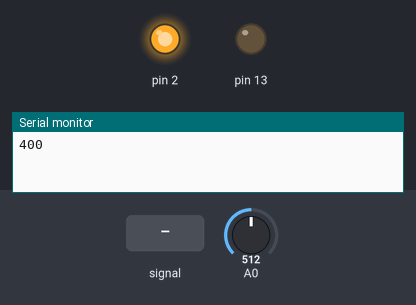
This sketch was run on a simulated Arduino Uno, built with avr-gcc and run on an emulated ATmega328P. Parts: output pins drawn as LEDs (lit = HIGH), the last lines printed to the serial monitor. The inputs (shaded band) are chosen by the test bench; at power-on: A0 = 512.

Above: at 1.2 s.
1.3 s: A0 fed a 200 Hz sine of ±460 counts around its level
At 2.1 s:
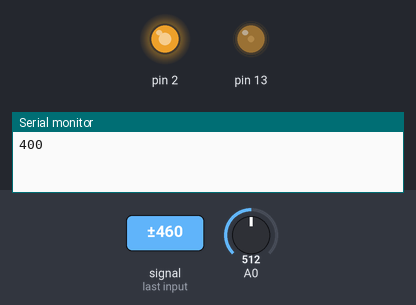
2.8 s: A0 set to 716
At 4.0 s:
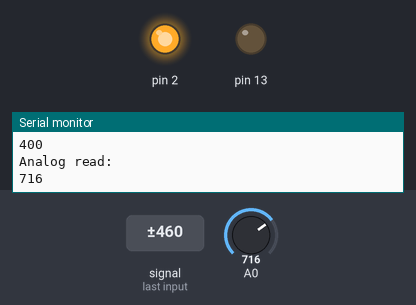
4.3 s: A0 set to 110
5.8 s: A0 set to 94
At 7.0 s:
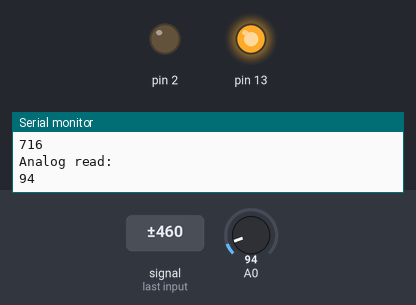
7.3 s: A0 set to 122
At 8.3 s:
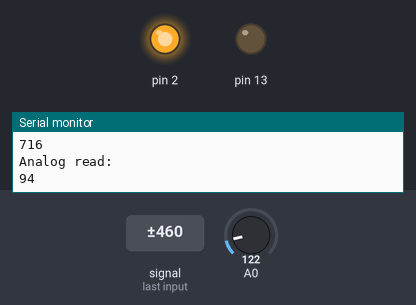
8.8 s: A0 set to 90
At 9.4 s:
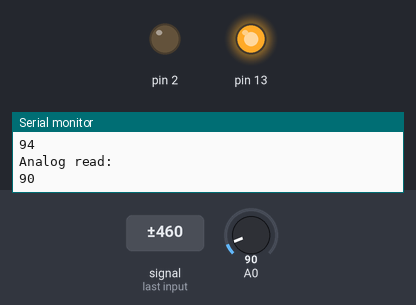
Timing chart, 0 to 11.3 s (numbered marks = the images above; inputs shaded):
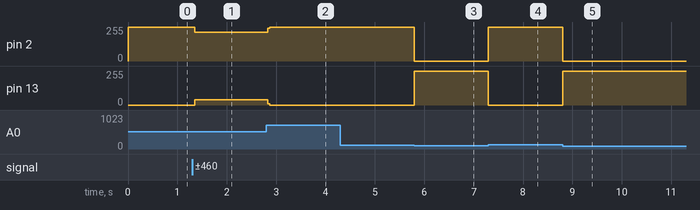

Measured:
- the behaviour switches between 100 and 99 on A0 (found by bisection; images 2 and 3)
- after the input at 1.3 s, pin 2: 255/255 → 214/255 after 0.05 s; pin 13: 0/255 → 41/255 after 0.05 s
- after the input at 2.8 s, pin 2: 214/255 → 255/255 at once; pin 13: 41/255 → 0/255 at once
- after the input at 4.3 s, every drawn part: stays the same
- after the input at 5.8 s, pin 2: 255/255 → 0/255 at once; pin 13: 0/255 → 255/255 at once
- after the input at 7.3 s, pin 2: 0/255 → 255/255 at once; pin 13: 255/255 → 0/255 at once
- after the input at 8.8 s, pin 2: 255/255 → 0/255 at once; pin 13: 0/255 → 255/255 at once

The sketch:

main.ino
```cpp
// the setup routine runs once when you press reset:
int index, sensorValue;
unsigned long cur_time, prev_time, diff_time, deadline;
unsigned long duration, max_duration, min_duration;
unsigned int period_usec, hz, threshold;


// setup routine
void setup() {
  // initialize serial communication at 9600 bits per second:
  Serial.begin(9600);
  hz = 2500;

  // calibrate and change threshold according to the experiment
  threshold = 100;

  period_usec = 1000000 / hz;
  Serial.println(period_usec);

  pinMode(2, OUTPUT);
  pinMode(13, OUTPUT);

  max_duration = 0;
  min_duration = 1000000;
  deadline = micros();
}


// the loop routine runs over and over again forever:
void loop() {
  cur_time = micros();

  // todo: handle rollover
  if(deadline < cur_time) {
    deadline = deadline + period_usec;

    // main work
    sensorValue = analogRead(A0);
    if (sensorValue < threshold) {
      digitalWrite(2, LOW);
      digitalWrite(13, HIGH);
    }
    else {
      digitalWrite(2, HIGH);
      digitalWrite(13, LOW);
    }

    // report and inspection
    index = (index + 1) % (3 * hz);
    diff_time = cur_time - prev_time;
    prev_time = cur_time;
    if (diff_time > max_duration) {
      max_duration = diff_time;
    } else if (diff_time < min_duration) {
      min_duration = diff_time;
    }

    if (index == 0) {
      /* Serial.println(index); */
      /* Serial.println(max_duration); */
      /* Serial.println(min_duration); */
      Serial.println("Analog read: ");
      Serial.println(sensorValue);
      /* Serial.println(cur_time); */
      max_duration = 0;
      min_duration = 1000000;
      }

  }
}
```
